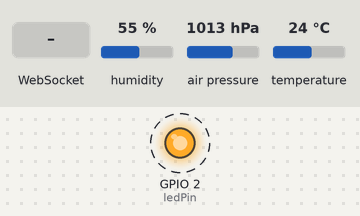
Recording of a sketch running on a simulated ESP8266 (NodeMCU). Shown: output pins drawn as LEDs (lit = HIGH). Dashed ring = blinking. The test bench sets the inputs (shaded band); at power-on: humidity 55 %, air pressure 1013 hPa, temperature 24 °C. What the sketch prints to the serial monitor is not drawn.

Above: at 1.3 s.
1.4 s: humidity set to 68 %
6.7 s: WebSocket text "1" received
10.7 s: air pressure set to 952 hPa
16.9 s: temperature set to 12 °C
Timing chart, 0 to 26.6 s (numbered marks = the images above; inputs shaded):
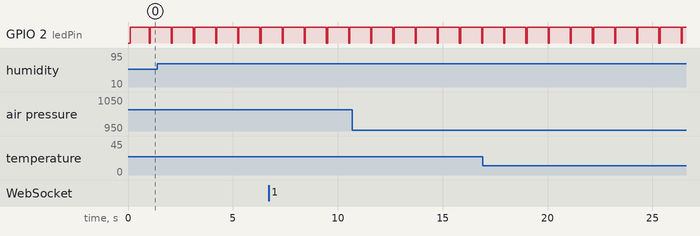

The sketch:

with_web_server.ino
```cpp
#include <ESP8266WiFi.h>
#include <ESP8266WebServer.h>
#include <DNSServer.h>
#include <ESP8266HTTPUpdateServer.h>
#include <WebSocketsServer.h>
#include <Wire.h>
#include <Adafruit_BMP280.h>
#include <Adafruit_AHTX0.h>
#include <Adafruit_Sensor.h>

// Sensors
Adafruit_BMP280 bmp;
Adafruit_AHTX0 aht;

// Smoothing buffers
float temperatureBuffer[5] = {22,22,22,22,22};
float humidityBuffer[5] = {50,50,50,50,50};
int bufferIndex = 0;

// LED
const int ledPin = LED_BUILTIN;

// NO PASSWORD - Open WiFi
const char* ssid = "WeatherStation";

ESP8266WebServer server(80);
DNSServer dnsServer;
WebSocketsServer webSocket = WebSocketsServer(81);

// Calculate average
float average(float *arr, int size) {
  float sum = 0;
  for (int i = 0; i < size; i++) sum += arr[i];
  return sum / size;
}

// Status functions
String getTempStatus(float temp) {
  if (temp < 18) return "Cold ❄️";
  else if (temp <= 26) return "Comfortable 😊";
  else return "Hot 🔥";
}

String getHumStatus(float hum) {
  if (hum < 30) return "Dry 🏜️";
  else if (hum <= 60) return "Comfortable 😊";
  else return "Humid 💧";
}

String getPresStatus(float pres) {
  if (pres < 1000) return "Low ⛈️ Storm";
  else if (pres <= 1020) return "Normal ☁️";
  else return "High 🌤️ Clear";
}

// IMPROVED: Accurate Real Feel calculation for Celsius
float calculateRealFeel(float tempC, float humidity) {
  // Convert to Fahrenheit for standard NOAA formulas
  float tempF = tempC * 9.0/5.0 + 32.0;

  // Heat Index (when hot and humid)
  float heatIndex;
  if (tempC >= 27.0 && humidity >= 40) {
    float hi = -42.379 + 2.04901523*tempF + 10.14333127*humidity
             - 0.22475541*tempF*humidity - 6.83783e-3*pow(tempF,2)
             - 5.481717e-2*pow(humidity,2) + 1.22874e-3*pow(tempF,2)*humidity
             + 8.5282e-4*tempF*pow(humidity,2) - 1.99e-6*pow(tempF,2)*pow(humidity,2);
    heatIndex = hi;
  } else {
    heatIndex = tempF;
  }

  // Wind Chill (when cold) - simplified, assumes indoor/no wind
  float windChill = tempF;
  if (tempC < 10.0) {
    windChill = 35.74 + 0.6215*tempF - 35.75*pow(3.6, 0.16) + 0.4275*tempF*pow(3.6, 0.16);
  }

  // Return the more extreme value (what you "feel")
  float realFeelF = max(heatIndex, windChill);

  // Convert back to Celsius
  return (realFeelF - 32.0) * 5.0/9.0;
}

String getRealFeelStatus(float realFeel, float temp, float humidity) {
  float diff = realFeel - temp;

  if (realFeel < 10) return "Freezing ❄️❄️";
  else if (realFeel < 16) return "Very Cold 🥶";
  else if (realFeel <= 24) return "Comfortable 😊";
  else if (realFeel <= 30) return "Warm 🌡️";
  else if (realFeel <= 36) return "Hot 🔥";
  else return "Extreme 🔥🔥";
}

String getHTML() {
  String html = R"rawliteral(
<!DOCTYPE html>
<html lang="en">
<head>
  <meta charset="UTF-8">
  <meta name="viewport" content="width=device-width, initial-scale=1.0">
  <title>ESP8266 Pro Weather Station</title>
  <link href="https://fonts.googleapis.com/css2?family=Poppins:wght@300;400;600&display=swap" rel="stylesheet">
  <style>
    * { margin: 0; padding: 0; box-sizing: border-box; }
    body {
      font-family: 'Poppins', sans-serif;
      background: linear-gradient(135deg, #667eea 0%, #764ba2 100%);
      min-height: 100vh;
      display: flex;
      flex-direction: column;
      align-items: center;
      justify-content: center;
      padding: 20px;
      color: #333;
    }
    .header {
      color: white;
      font-size: 2.5rem;
      font-weight: 600;
      margin-bottom: 10px;
      text-shadow: 0 2px 10px rgba(0,0,0,0.3);
      animation: fadeInDown 1s ease;
    }
    .subtitle {
      color: rgba(255,255,255,0.9);
      font-size: 1.1rem;
      font-weight: 300;
      margin-bottom: 40px;
      animation: fadeInDown 1s ease 0.3s both;
    }
    .dashboard {
      display: grid;
      grid-template-columns: repeat(auto-fit, minmax(280px, 1fr));
      gap: 25px;
      max-width: 1200px;
      width: 100%;
    }
    .card {
      background: rgba(255, 255, 255, 0.1);
      backdrop-filter: blur(20px);
      border-radius: 25px;
      padding: 30px 25px;
      text-align: center;
      box-shadow: 0 8px 32px rgba(31, 38, 135, 0.37);
      border: 1px solid rgba(255, 255, 255, 0.18);
      transition: all 0.3s ease;
      animation: fadeInUp 1s ease;
    }
    .card:hover {
      transform: translateY(-10px);
      box-shadow: 0 20px 40px rgba(0,0,0,0.2);
    }
    .value {
      font-size: 3.5rem;
      font-weight: 600;
      color: white;
      margin-bottom: 10px;
      text-shadow: 0 2px 10px rgba(0,0,0,0.3);
    }
    .label {
      font-size: 1.1rem;
      color: rgba(255,255,255,0.9);
      font-weight: 400;
      margin-bottom: 15px;
    }
    .icon { font-size: 3rem; margin-bottom: 15px; opacity: 0.9; }
    .status {
      margin-top: 15px;
      padding: 12px 20px;
      background: rgba(255,255,255,0.25);
      border-radius: 25px;
      font-size: 1rem;
      color: white;
      font-weight: 500;
      box-shadow: 0 4px 15px rgba(0,0,0,0.1);
    }
    @keyframes fadeInDown { from { opacity: 0; transform: translateY(-30px); } }
    @keyframes fadeInUp { from { opacity: 0; transform: translateY(30px); } }
    @media (max-width: 768px) {
      .header { font-size: 2rem; }
      .subtitle { font-size: 1rem; }
      .value { font-size: 2.5rem; }
      .dashboard { grid-template-columns: 1fr; gap: 20px; }
    }
  </style>
</head>
<body>
  <h1 class="header">🌤️ Smart Weather Station Pro</h1>
  <div class="subtitle">Real-time monitoring + Accurate Real Feel</div>
  <div class="dashboard">
    <div class="card">
      <div class="icon">🌡️</div>
      <div class="value" id="temp">--</div>
      <div class="label">Temperature</div>
      <div class="status" id="temp-status">Initializing...</div>
    </div>
    <div class="card">
      <div class="icon">💧</div>
      <div class="value" id="hum">--</div>
      <div class="label">Humidity</div>
      <div class="status" id="hum-status">Initializing...</div>
    </div>
    <div class="card">
      <div class="icon">📊</div>
      <div class="value" id="pres">--</div>
      <div class="label">Pressure</div>
      <div class="status" id="pres-status">Initializing...</div>
    </div>
    <div class="card">
      <div class="icon">🌡️</div>
      <div class="value" id="realfeel">--</div>
      <div class="label">Real Feel</div>
      <div class="status" id="realfeel-status">Calculating...</div>
    </div>
  </div>

  <script>
    const ws = new WebSocket('ws://' + window.location.hostname + ':81/');
    ws.onopen = () => console.log('✅ WebSocket connected');
    ws.onclose = () => {
      console.log('❌ WebSocket disconnected');
      document.querySelectorAll('.status').forEach(s => s.textContent = 'Disconnected 🔌');
    };
    ws.onerror = (e) => console.error('WebSocket error:', e);

    ws.onmessage = (event) => {
      try {
        const data = JSON.parse(event.data);
        console.log('Received:', data);
        document.getElementById('temp').textContent = data.temp.toFixed(1) + '°C';
        document.getElementById('hum').textContent = data.hum.toFixed(1) + '%';
        document.getElementById('pres').textContent = data.pres.toFixed(1) + ' hPa';
        document.getElementById('realfeel').textContent = data.realFeel.toFixed(1) + '°C';

        document.getElementById('temp-status').textContent = data.tempStatus;
        document.getElementById('hum-status').textContent = data.humStatus;
        document.getElementById('pres-status').textContent = data.presStatus;
        document.getElementById('realfeel-status').textContent = data.realFeelStatus;
      } catch(e) {
        console.error('JSON parse error:', e, event.data);
      }
    };
  </script>
</body>
</html>
)rawliteral";
  return html;
}

void handleRoot() {
  server.send(200, "text/html", getHTML());
}

void sendSensorData() {
  sensors_event_t humidityEvent, tempEvent;

  if (!aht.getEvent(&humidityEvent, &tempEvent)) {
    Serial.println("AHT read failed!");
    return;
  }

  float temperature = tempEvent.temperature;
  float humidity = humidityEvent.relative_humidity;
  float pressure = bmp.readPressure() / 100.0F;

  // Update smoothing buffers
  temperatureBuffer[bufferIndex] = temperature;
  humidityBuffer[bufferIndex] = humidity;
  bufferIndex = (bufferIndex + 1) % 5;

  float smoothTemp = average(temperatureBuffer, 5);
  float smoothHum = average(humidityBuffer, 5);

  // Calculate improved Real Feel
  float realFeelTemp = calculateRealFeel(smoothTemp, smoothHum);

  String tempStatus = getTempStatus(smoothTemp);
  String humStatus = getHumStatus(smoothHum);
  String presStatus = getPresStatus(pressure);
  String realFeelStatus = getRealFeelStatus(realFeelTemp, smoothTemp, smoothHum);

  Serial.println("=== WEATHER UPDATE ===");
  Serial.println("Temp: " + String(smoothTemp,1) + "°C " + tempStatus);
  Serial.println("Hum:  " + String(smoothHum,1) + "% " + humStatus);
  Serial.println("Pres: " + String(pressure,1) + " hPa " + presStatus);
  Serial.println("RealFeel: " + String(realFeelTemp,1) + "°C " + realFeelStatus);
  Serial.println("====================");

  String payload = "{";
  payload += "\"temp\":" + String(smoothTemp, 2) + ",";
  payload += "\"hum\":" + String(smoothHum, 2) + ",";
  payload += "\"pres\":" + String(pressure, 2) + ",";
  payload += "\"realFeel\":" + String(realFeelTemp, 2) + ",";
  payload += "\"tempStatus\":\"" + tempStatus + "\",";
  payload += "\"humStatus\":\"" + humStatus + "\",";
  payload += "\"presStatus\":\"" + presStatus + "\",";
  payload += "\"realFeelStatus\":\"" + realFeelStatus + "\"";
  payload += "}";

  webSocket.broadcastTXT(payload);
}

void webSocketEvent(uint8_t num, WStype_t type, uint8_t * payload, size_t length) {
  switch(type) {
    case WStype_CONNECTED:
      Serial.printf("[WS] Client %u connected\n", num);
      break;
    case WStype_DISCONNECTED:
      Serial.printf("[WS] Client %u disconnected\n", num);
      break;
  }
}

void setup() {
  Serial.begin(115200);
  delay(100);
  Serial.println("\n🚀 === ESP8266 CAPTIVE PORTAL WEATHER STATION v3.2 === 🚀");

  pinMode(ledPin, OUTPUT);
  digitalWrite(ledPin, HIGH);

  // Initialize sensors first
  Wire.begin();
  Serial.print("AHT30... ");
  if (!aht.begin()) {
    Serial.println("❌ FAILED!");
    while(1) { digitalWrite(ledPin, !digitalRead(ledPin)); delay(200); }
  }
  Serial.println("✅");

  Serial.print("BMP280... ");
  if (!bmp.begin(0x76) && !bmp.begin(0x77)) {
    Serial.println("❌ FAILED!");
    while(1) { digitalWrite(ledPin, !digitalRead(ledPin)); delay(500); }
  }
  Serial.println("✅");

  // CAPTIVE PORTAL SETUP
  WiFi.mode(WIFI_AP);
  WiFi.softAP(ssid);

  IPAddress IP = WiFi.softAPIP();
  Serial.println("\n🌐 === CAPTIVE PORTAL READY ===");
  Serial.println("📶 SSID: " + String(ssid));
  Serial.println("🔓 NO PASSWORD");
  Serial.println("🌐 IP: " + IP.toString());
  Serial.println("📱 Phone will AUTO-OPEN browser!");
  Serial.println("============================");

  // DNS Server for Captive Portal (port 53)
  dnsServer.start(53, "*", IP);

  // HTTP Server
  server.on("/", handleRoot);
  server.begin();
  Serial.println("✅ HTTP + Captive Portal OK");

  // WebSocket
  webSocket.begin();
  webSocket.onEvent(webSocketEvent);
  Serial.println("✅ WebSocket OK");
  Serial.println("🎉 Connect phone - auto-opens weather page!\n");
}

void loop() {
  dnsServer.processNextRequest();
  server.handleClient();
  webSocket.loop();

  // LED heartbeat
  static unsigned long lastBlink = 0;
  if (millis() - lastBlink > 1000) {
    digitalWrite(ledPin, LOW); delay(50);
    digitalWrite(ledPin, HIGH);
    lastBlink = millis();
  }

  // Update every 3 seconds
  static unsigned long lastUpdate = 0;
  if (millis() - lastUpdate > 3000) {
    sendSensorData();
    lastUpdate = millis();
  }

  delay(10);
}
```

Measured:
- by itself, GPIO 2 (ledPin): alternates HIGH for 1.0 s and LOW for 0.05 s
